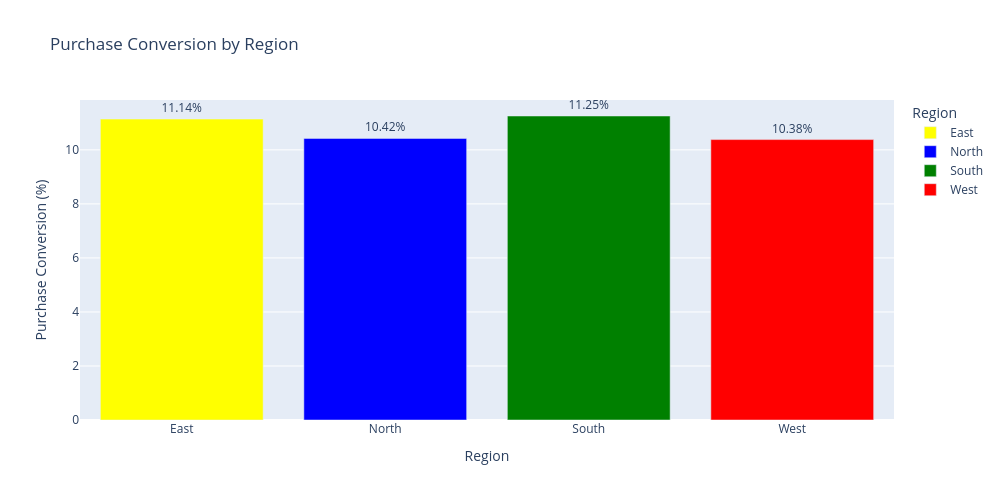

Notebook source saved alongside this figure:
### Code cell
# ==================================================================================================
# Q6: REGIONAL FUNNEL PERFORMANCE - Which region has the strongest and weakest purchase conversion?
# ==================================================================================================

regional_performance = (
    session_df
    .groupby('Region')
    .agg(
        Sessions = ('Session_ID', 'nunique'),
        Purchases = ('Purchased','sum'),
        Revenue = ('Revenue','sum')
    )
)

regional_performance['Conversion_%'] = (
    regional_performance['Purchases']
    /regional_performance['Sessions']
    *100
)

print(
    regional_performance
    .sort_values('Conversion_%', ascending = False)
    .round(2)
)

# ------------------------------------------
# Plotly
# ------------------------------------------

fig = px.bar(
    regional_performance.reset_index(),
    x = 'Region',
    y = 'Conversion_%',
    text = 'Conversion_%',
    title = 'Purchase Conversion by Region',
    color="Region",
    color_discrete_map={
        "South": "green",
        "East": "yellow",
        "North": "blue",
        "West": "red"
    }
)

fig.update_traces(
    texttemplate = '%{text:.2f}%',
    textposition = 'outside'
)

fig.update_layout(
    yaxis_title='Purchase Conversion (%)',
    xaxis_title = 'Region',
    width = 1000,
    height = 500
)

fig.show()

### Figure 1 — Plotly figure (JSON) as saved in the notebook; plotly's stock layout.template omitted (floating-point values rounded to 4 significant figures)
{"data": [{"hovertemplate": "Region=%{x}<br>Conversion_%=%{text}<extra></extra>", "legendgroup": "East", "marker": {"color": "yellow", "pattern": {"shape": ""}}, "name": "East", "orientation": "v", "showlegend": true, "text": [11.14], "textposition": "outside", "texttemplate": "%{text:.2f}%", "type": "bar", "x": ["East"], "xaxis": "x", "y": [11.14], "yaxis": "y"}, {"hovertemplate": "Region=%{x}<br>Conversion_%=%{text}<extra></extra>", "legendgroup": "North", "marker": {"color": "blue", "pattern": {"shape": ""}}, "name": "North", "orientation": "v", "showlegend": true, "text": [10.42], "textposition": "outside", "texttemplate": "%{text:.2f}%", "type": "bar", "x": ["North"], "xaxis": "x", "y": [10.42], "yaxis": "y"}, {"hovertemplate": "Region=%{x}<br>Conversion_%=%{text}<extra></extra>", "legendgroup": "South", "marker": {"color": "green", "pattern": {"shape": ""}}, "name": "South", "orientation": "v", "showlegend": true, "text": [11.25], "textposition": "outside", "texttemplate": "%{text:.2f}%", "type": "bar", "x": ["South"], "xaxis": "x", "y": [11.25], "yaxis": "y"}, {"hovertemplate": "Region=%{x}<br>Conversion_%=%{text}<extra></extra>", "legendgroup": "West", "marker": {"color": "red", "pattern": {"shape": ""}}, "name": "West", "orientation": "v", "showlegend": true, "text": [10.38], "textposition": "outside", "texttemplate": "%{text:.2f}%", "type": "bar", "x": ["West"], "xaxis": "x", "y": [10.38], "yaxis": "y"}], "layout": {"barmode": "relative", "height": 500, "legend": {"title": {"text": "Region"}, "tracegroupgap": 0}, "title": {"text": "Purchase Conversion by Region"}, "width": 1000, "xaxis": {"anchor": "y", "categoryarray": ["East", "North", "South", "West"], "categoryorder": "array", "domain": [0, 1], "title": {"text": "Region"}}, "yaxis": {"anchor": "x", "domain": [0, 1], "title": {"text": "Purchase Conversion (%)"}}}}
